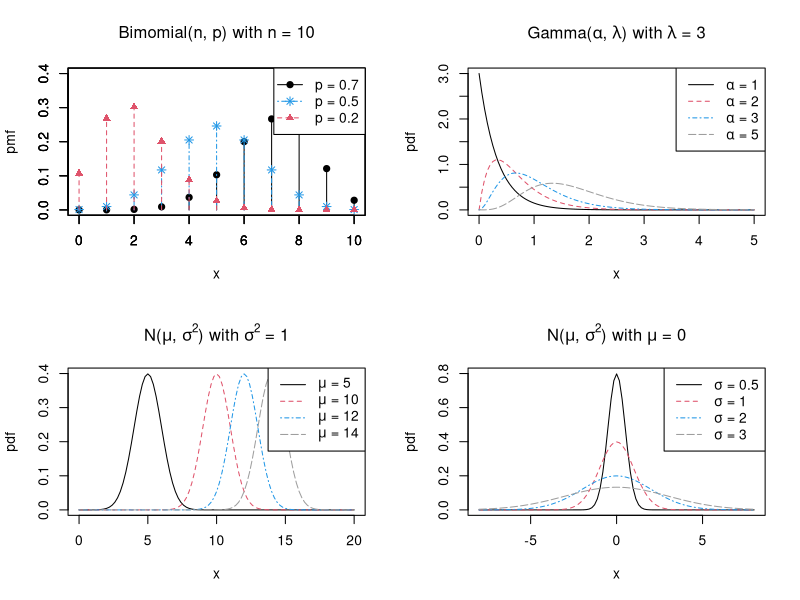

Reproduce this figure in R.
## ---- chunk 1
knitr::opts_chunk$set(echo = TRUE)
## ---- chunk 2
par(mfrow = c(2,2))
# 1
x <- 0:10
for (i in 1:3) {
  p_x <- dbinom(x, size=10, prob=c(0.7, 0.5, 0.2)[i]) # size = n(=10), prob = p
  plot  (x, p_x, type='h', xlab="", ylab="", ylim = c(0, 0.4), col=c(1,4,2)[i], lty=c(1,4,2)[i])
  points(x, p_x, pch=c(19, 8, 17)[i], col=c(1,4,2)[i])
  if(i != 3) par(new=TRUE)
}
title(expression("Bimomial(n, p) with n = 10"), xlab = "x", ylab = "pmf")
legend("topright", c("p = 0.7", "p = 0.5", "p = 0.2"), col=c(1,4,2), lty=c(1,4,2), pch=c(19,8,17))

#2
curve(expr = dgamma(x = x, shape = 1, rate = 3), ylab = "pdf", col = 1, xlim = c(0, 5), ylim = c(0, 3))
title(expression(paste("Gamma(", alpha , ", ", lambda, ") with ", lambda, " = 3")))
for (i in 1:3) {
  curve(expr = dgamma(x = x, shape = c(2, 3, 5)[i], rate = 3), col = c(2, 4, 8)[i], lty=c(2,4,11)[i], add = TRUE)
}
legend(x = "topright", legend = c(expression(paste(alpha," = 1")),
                                  expression(paste(alpha," = 2")),
                                  expression(paste(alpha," = 3")),
                                  expression(paste(alpha," = 5"))), 
       col = c(1,2,4,8), lty = c(1,2,4,11))

#3
curve(expr = dnorm(x = x, mean = 5), ylab = "pdf", col = 1, xlim = c(0, 20), ylim = c(0, 0.4))
title(expression(paste("N(", mu , ", ", sigma^2, ") with ", sigma^2, " = 1")))
for (i in 1:3) {
  curve(expr = dnorm(x = x, mean = c(10,12,14)[i]), col = c(2, 4, 8)[i], lty=c(2,4,5)[i], add = TRUE)
}
legend(x = "topright", legend = c(expression(paste(mu," = 5")),
                                  expression(paste(mu," = 10")),
                                  expression(paste(mu," = 12")),
                                  expression(paste(mu," = 14"))), 
       col = c(1,2,4,8), lty = c(1,2,4,5))

#4
curve(expr = dnorm(x = x, sd = 0.5), ylab = "pdf", col = 1, xlim = c(-8, 8), ylim = c(0, 0.8))
title(expression(paste("N(", mu , ", ", sigma^2, ") with ", mu, " = 0")))
for (i in 1:3) {
  curve(expr = dnorm(x = x, sd = c(1,2,3)[i]), col = c(2, 4, 8)[i], lty=c(2,4,5)[i], add = TRUE)
}
legend(x = "topright", legend = c(expression(paste(sigma," = 0.5")),
                                  expression(paste(sigma," = 1")),
                                  expression(paste(sigma," = 2")),
                                  expression(paste(sigma," = 3"))), 
       col = c(1,2,4,8), lty = c(1,2,4,5))
